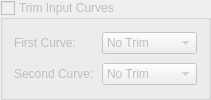
                                <widget class="QGroupBox" name="trimGroupBox">
                                    <property name="title">
                                        <string>Trim Input Curves</string>
                                    </property>
                                    <property name="checkable">
                                        <bool>true</bool>
                                    </property>
                                    <property name="checked">
                                        <bool>false</bool>
                                    </property>
                                    <property name="enabled">
                                        <bool>false</bool>
                                    </property>
                                    <layout
                                        class="QVBoxLayout"
                                        name="trimLayout"
                                    >
                                        <property name="spacing">
                                            <number>8</number>
                                        </property>

                                        <!-- Trim First Curve -->
                                        <item>
                                            <layout class="QHBoxLayout">
                                                <item>
                                                    <widget
                                                        class="QLabel"
                                                        name="trim1Label"
                                                    >
                                                        <property name="text">
                                                            <string
                                                            >First Curve:</string>
                                                        </property>
                                                        <property
                                                            name="minimumWidth"
                                                        >
                                                            <number>80</number>
                                                        </property>
                                                    </widget>
                                                </item>
                                                <item>
                                                    <widget
                                                        class="QComboBox"
                                                        name="trim1ComboBox"
                                                    >
                                                        <item>
                                                            <property
                                                                name="text"
                                                            >
                                                                <string
                                                                >No Trim</string>
                                                            </property>
                                                        </item>
                                                        <item>
                                                            <property
                                                                name="text"
                                                            >
                                                                <string
                                                                >Trim Start</string>
                                                            </property>
                                                        </item>
                                                        <item>
                                                            <property
                                                                name="text"
                                                            >
                                                                <string
                                                                >Trim End</string>
                                                            </property>
                                                        </item>
                                                        <item>
                                                            <property
                                                                name="text"
                                                            >
                                                                <string
                                                                >Auto-Detect</string>
                                                            </property>
                                                        </item>
                                                        <property
                                                            name="maximumWidth"
                                                        >
                                                            <number>160</number>
                                                        </property>
                                                    </widget>
                                                </item>
                                            </layout>
                                        </item>

                                        <!-- Trim Second Curve -->
                                        <item>
                                            <layout class="QHBoxLayout">
                                                <item>
                                                    <widget
                                                        class="QLabel"
                                                        name="trim2Label"
                                                    >
                                                        <property name="text">
                                                            <string
                                                            >Second Curve:</string>
                                                        </property>
                                                        <property
                                                            name="minimumWidth"
                                                        >
                                                            <number>80</number>
                                                        </property>
                                                    </widget>
                                                </item>
                                                <item>
                                                    <widget
                                                        class="QComboBox"
                                                        name="trim2ComboBox"
                                                    >
                                                        <item>
                                                            <property
                                                                name="text"
                                                            >
                                                                <string
                                                                >No Trim</string>
                                                            </property>
                                                        </item>
                                                        <item>
                                                            <property
                                                                name="text"
                                                            >
                                                                <string
                                                                >Trim Start</string>
                                                            </property>
                                                        </item>
                                                        <item>
                                                            <property
                                                                name="text"
                                                            >
                                                                <string
                                                                >Trim End</string>
                                                            </property>
                                                        </item>
                                                        <item>
                                                            <property
                                                                name="text"
                                                            >
                                                                <string
                                                                >Auto-Detect</string>
                                                            </property>
                                                        </item>
                                                        <property
                                                            name="maximumWidth"
                                                        >
                                                            <number>160</number>
                                                        </property>
                                                    </widget>
                                                </item>
                                            </layout>
                                        </item>

                                    </layout>
                                </widget>
